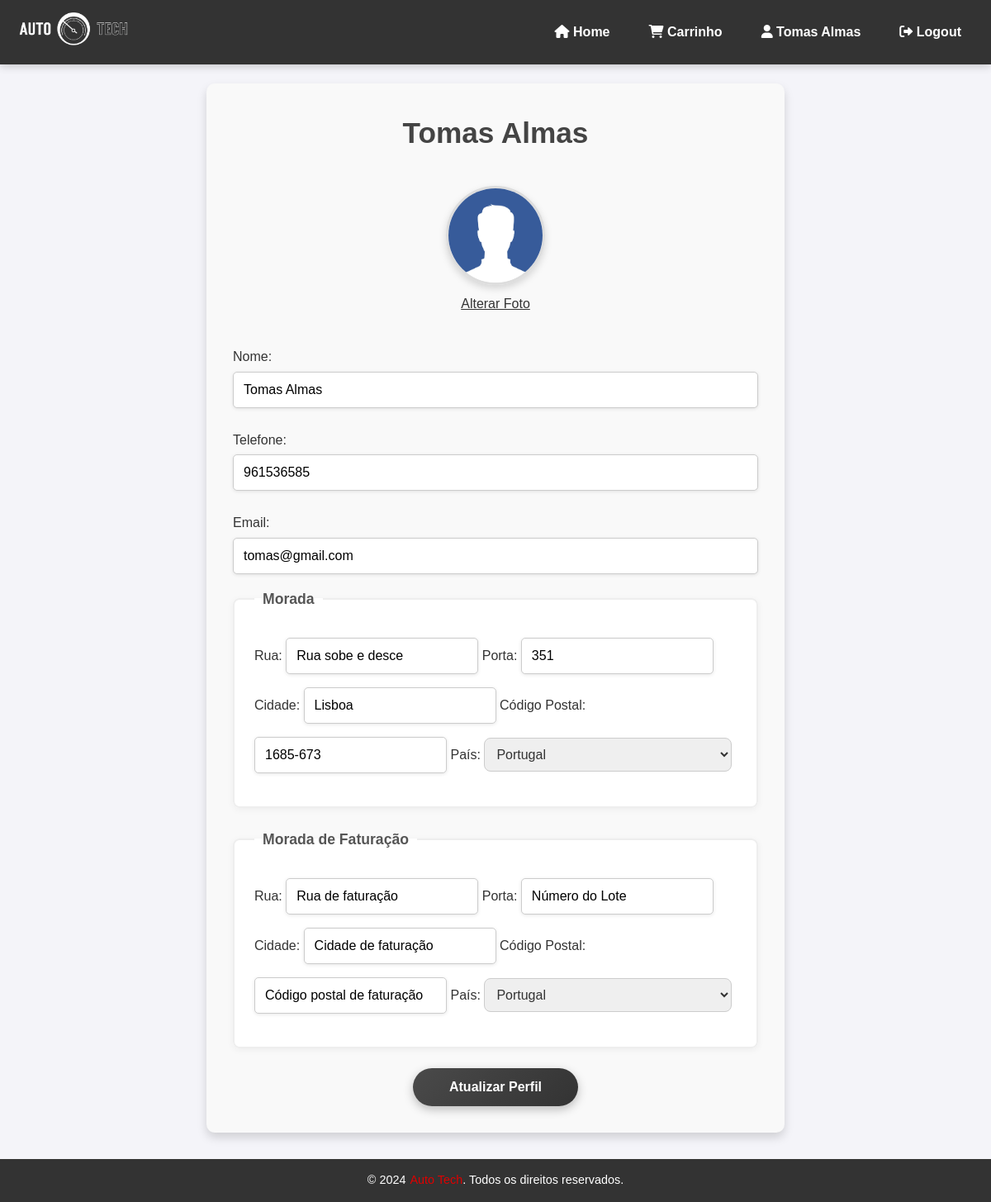
The app's page /perfil (signed in) with its own data.
### main.py (models this page shows)
class User(UserMixin, db.Model):
    id = db.Column(db.Integer, primary_key=True)
    nome = db.Column(db.String(64), nullable=False)
    email = db.Column(db.String(120), unique=True, nullable=False)
    senha = db.Column(db.String(128), nullable=False)
    phone = db.Column(db.String(15), nullable=True)
    rua = db.Column(db.String(128), nullable=True)
    numero = db.Column(db.String(10), nullable=True)
    cidade = db.Column(db.String(64), nullable=True)
    codigo_postal = db.Column(db.String(10), nullable=True)
    country = db.Column(db.String(64), nullable=True)
    rua_faturacao = db.Column(db.String(128), nullable=True)
    numero_faturacao = db.Column(db.String(10), nullable=True)
    cidade_faturacao = db.Column(db.String(64), nullable=True)
    codigo_postal_faturacao = db.Column(db.String(10), nullable=True)
    pais_faturacao = db.Column(db.String(64), nullable=True)

### main.py (the view)
@app.route('/perfil')
@login_required
def perfil():
    return render_template('profile.html', name="Perfil", user = current_user)

### main.py (called while the page is built)
@login_manager.user_loader
def load_user(user_id):
    return User.query.get(int(user_id))

### templates/profile.html (shortened to what this page needs)
{% extends 'core/base.html' %}
{% block main %}
<main>
    <section class="profile">
        <h2>{{ user.nome }}</h2>
        <form method="POST" action="">
            <div class="profile-pic">
                <img src="{{ user.foto_perfil_url or url_for('static', filename='images/perfil.webp') }}" alt="Foto de Perfil" id="profile-img">
                <label for="upload-photo" class="upload-btn">Alterar Foto</label>
            </div>
            <label for="nome">Nome:</label>
            <input type="text" id="nome" name="nome" value="{{ user.nome }}" required>
            <label for="phone">Telefone:</label>
            <input type="text" id="phone" name="phone" value="{{ user.phone }}" required>
            <label for="email">Email:</label>
            <input type="email" id="email" name="email" value="{{ user.email }}" required>
            <fieldset>
                <legend>Morada</legend>
                <label for="rua">Rua:</label>
                <input type="text" id="rua" name="rua" value="{{ user.rua }}" required>
                <label for="numero">Porta:</label>
                <input type="text" id="numero" name="numero" value="{{ user.numero }}" required>
                <label for="cidade">Cidade:</label>
                <input type="text" id="cidade" name="cidade" value="{{ user.cidade }}" required>
                <label for="codigo-postal">Código Postal:</label>
                <input type="text" id="codigo-postal" name="codigo_postal" value="{{ user.codigo_postal }}" required>
                <label for="country">País:</label>
                <select id="country" name="country">
                    <option value="portugal" {% if user.country == 'portugal' %}selected{% endif %}>Portugal</option>
                </select>
            </fieldset>
            <fieldset>
                <legend>Morada de Faturação</legend>
                <label for="rua-faturacao">Rua:</label>
                <input type="text" id="rua-faturacao" name="rua-faturacao" value="{{ user.rua_faturacao }}" required>
                <label for="numero-faturacao">Porta:</label>
                <input type="text" id="numero-faturacao" name="numero-faturacao" value="{{ user.numero_faturacao }}" required>
                <label for="cidade-faturacao">Cidade:</label>
                <input type="text" id="cidade-faturacao" name="cidade-faturacao" value="{{ user.cidade_faturacao }}" required>
                <label for="codigo-postal-faturacao">Código Postal:</label>
                <input type="text" id="codigo-postal-faturacao" name="codigo-postal-faturacao" value="{{ user.codigo_postal_faturacao }}" required>
                <label for="pais-faturacao">País:</label>
                <select id="pais-faturacao" name="pais-faturacao">
                    <option value="portugal" {% if user.pais_faturacao == 'portugal' %}selected{% endif %}>Portugal</option>
                </select>
            </fieldset>
            <button type="submit">Atualizar Perfil</button>
        </form>
    </section>
</main>
{% endblock %}

### templates/core/header.html
<header>
    <a href="{{ url_for('index') }}"><img src="{{ url_for('static', filename='images/logo_auto-tech_white.png') }}" alt="Logo Auto Tech" class="logo"></a>
    <nav>
        <a href="{{ url_for('index') }}" aria-label="Home"><i class="fas fa-home"></i> Home</a>
        {% if current_user.is_authenticated %}
        <a href="{{ url_for('carrinho') }}" aria-label="Carrinho"><i class="fas fa-shopping-cart"></i> Carrinho</a>
        <a href="{{ url_for('perfil') }}" aria-label="Perfil"><i class="fas fa-user"></i> {{ user.nome }}</a>
        <a href="{{ url_for('logout') }}" aria-label="Logout"><i class="fas fa-sign-out-alt"></i> Logout</a>
    {% else %}
        <a href="{{ url_for('login') }}" aria-label="Login"><i class="fas fa-user"></i> Login</a>
    {% endif %}
    </nav>
</header>

### static/css/style.css (style rules this page uses)
* { margin: 0; padding: 0; box-sizing: border-box; }
header { position: fixed; top: 0; left: 0; width: 100%; background-color: #333; padding: 10px 20px; display: flex; align-items: center; justify-content: space-between; z-index: 1001; box-shadow: 0 2px 10px rgba(0, 0, 0, 0.2); }
header img.logo { max-height: 50px; }
header nav { display: flex; gap: 15px; }
header nav a { color: #fff; text-decoration: none; font-weight: bold; transition: color 0.3s ease, background-color 0.3s ease; padding: 0.5em 1em; border-radius: 5px; }
button { background: linear-gradient(135deg, #333, #555); color: #fff; padding: 12px 20px; border: none; border-radius: 25px; cursor: pointer; font-size: 1em; transition: background-color 0.3s ease, transform 0.3s ease, box-shadow 0.3s ease; box-shadow: 0 4px 8px rgba(0, 0, 0, 0.2); }
.profile { display: flex; flex-direction: column; align-items: center; padding: 2em; background-color: #f9f9f9; max-width: 700px; margin: 2em auto; width: 90%; border-radius: 10px; box-shadow: 0 6px 12px rgba(0, 0, 0, 0.15); }
.profile h2 { font-size: 2.2em; margin-bottom: 1em; color: #444; }
.profile form { width: 100%; display: flex; flex-direction: column; }
.profile-pic { position: relative; display: flex; flex-direction: column; align-items: center; margin-bottom: 1.5em; }
.profile-pic img { width: 120px; height: 120px; border-radius: 50%; object-fit: cover; border: 3px solid #ddd; box-shadow: 0 4px 10px rgba(0, 0, 0, 0.15); }
.upload-btn { margin-top: 8px; font-size: 0.9em; color: #555; cursor: pointer; text-decoration: underline; }
.profile label { font-size: 1em; margin: 10px 0 5px; color: #333; }
.profile input { padding: 12px; font-size: 1em; border: 1px solid #ccc; border-radius: 5px; margin-bottom: 1em; transition: border-color 0.3s; background-color: #fff; box-shadow: 0 1px 4px rgba(0, 0, 0, 0.1); }
fieldset { border: 2px solid #eee; border-radius: 8px; padding: 1.5em; margin-bottom: 1.5em; background-color: #fff; box-shadow: 0 2px 8px rgba(0, 0, 0, 0.05); }
legend { padding: 0 10px; font-size: 1.1em; color: #555; font-weight: bold; margin-bottom: 0.5em; }
.profile button { background: linear-gradient(135deg, #4a4a4a, #333); color: #fff; padding: 14px 24px; border: none; border-radius: 30px; cursor: pointer; font-size: 1em; font-weight: bold; transition: background-color 0.3s, transform 0.3s, box-shadow 0.3s; box-shadow: 0 4px 12px rgba(0, 0, 0, 0.25); align-self: center; max-width: 200px; width: 100%; }
select { width: 100%; max-width: 300px; padding: 10px; font-size: 1rem; border: 1px solid #ccc; border-radius: 8px; color: #333; cursor: pointer; transition: border-color 0.3s ease, box-shadow 0.3s ease; }
option { padding: 5px 10px; background-color: #fff; color: #333; }
select option[selected] { font-weight: bold; color: #444; }
main { flex: 1; }

### records on screen
User: nome "Tomas Almas", phone "961536585", email "tomas@gmail.com", rua "Rua sobe e desce", numero "351", cidade "Lisboa", codigo_postal "1685-673", country "Portugal", rua-faturacao "Rua de faturação", numero-faturacao "Número do Lote", cidade-faturacao "Cidade de faturação", codigo-postal-faturacao "Código postal de faturação", pais-faturacao "Portugal"
